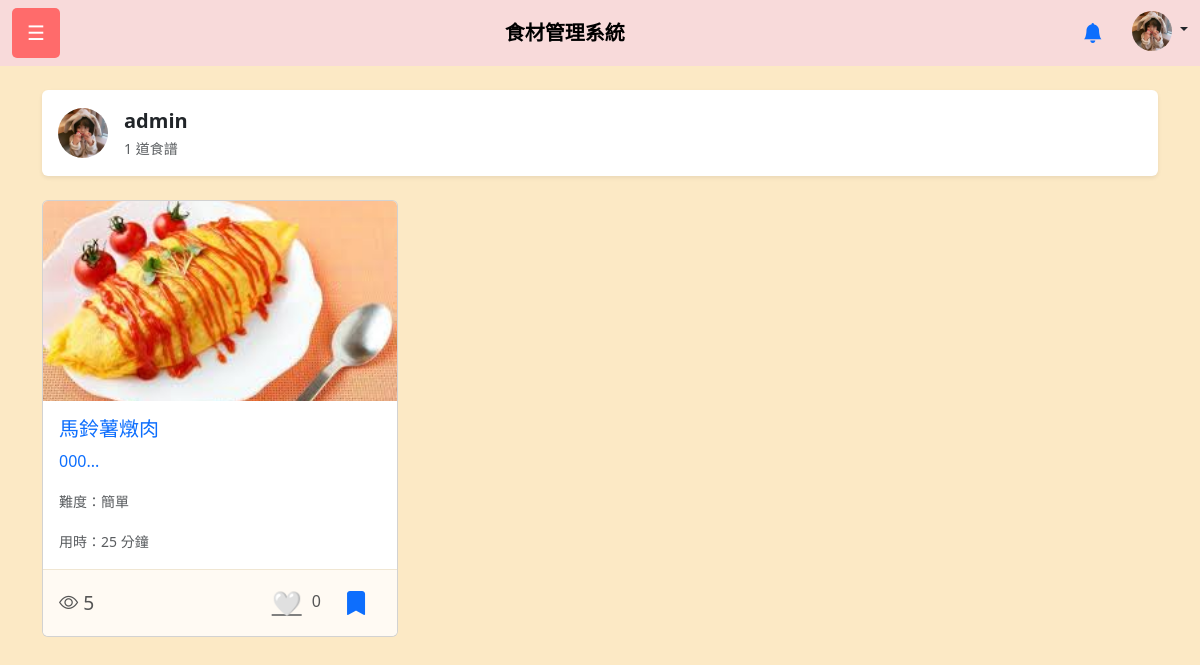
Page /user_profile.php?uid=1 (signed in) on the committed database.
### tables this page shows
CREATE TABLE `user` (
  `uId` int(11) NOT NULL,
  `uName` varchar(50) NOT NULL,
  `Password` varchar(255) NOT NULL,
  `Email` varchar(50) NOT NULL,
  `Language` varchar(50) DEFAULT NULL,
  `uImage` varchar(255) DEFAULT NULL
);

CREATE TABLE `recipe` (
  `RecipeId` int(11) NOT NULL,
  `rName` varchar(50) NOT NULL,
  `cooktime` int(11) DEFAULT NULL,
  `DifficultyLevel` varchar(20) DEFAULT NULL,
  `Description` text DEFAULT NULL,
  `uId` int(11) NOT NULL,
  `UploadDate` timestamp NOT NULL DEFAULT current_timestamp(),
  `CoverImage` varchar(255) DEFAULT NULL,
  `ViewCount` int(11) NOT NULL DEFAULT 0
);

### user_profile.php (the view, shortened to what this page needs)
<?php
$conn = new mysqli("localhost", "root", "", "foodmanager");
$authorId = $_GET['uid'] ?? 0;
$stmt = $conn->prepare("SELECT uName, uImage, (SELECT COUNT(*) FROM Recipe WHERE uId = ?) AS RecipeCount FROM user WHERE uId = ?");
$stmt->bind_param("ii", $authorId, $authorId);
$stmt->execute();
$stmt->bind_result($authorName, $authorImage, $authorRecipeCount);
$stmt = $conn->prepare("SELECT r.*, IFNULL(l.LikeCount, 0) AS LikeCount FROM Recipe r LEFT JOIN (SELECT RecipeId, COUNT(*) AS LikeCount FROM recipe_likes GROUP BY RecipeId) l ON r.RecipeId = l.RecipeId WHERE r.uId = ? ORDER BY r.UploadDate DESC");
$stmt->bind_param("i", $authorId);
$stmt->execute();
$result = $stmt->get_result();
$recipes = [];
while ($row = $result->fetch_assoc()) {
    $recipes[] = $row;
}
?>
<!DOCTYPE html>
<html lang="zh-Hant">
<head>
    <link rel="stylesheet" href="css/boot.css">
    <link href="https://cdn.jsdelivr.net/npm/bootstrap@5.3.0/dist/css/bootstrap.min.css" rel="stylesheet">
    <link rel="stylesheet" href="https://cdn.jsdelivr.net/npm/bootstrap-icons@1.10.5/font/bootstrap-icons.css">
</head>
<body>
    <?php include 'navbar.php'; ?>
    <div class="container mt-4">
        <div class="mt-4 p-3 bg-white rounded shadow-sm d-flex align-items-center">
            <img src="<?php echo htmlspecialchars($authorImage ?: 'img/user-placeholder.jpg'); ?>" class="rounded-circle me-3" alt="頭像" width="50" height="50">
            <div>
                <span class="fs-5 fw-semibold d-block"><?php echo htmlspecialchars($authorName); ?></span>
                <small class="text-muted"><?php echo $authorRecipeCount; ?> 道食譜</small>
            </div>
        </div>
        <div class="row mt-4">
            <?php if (empty($recipes)): ?>
                <p class="mt-3">目前沒有任何食譜。</p>
            <?php else: ?>
                <?php foreach ($recipes as $recipe): ?>
                    <?php
                    $liked = false;
                    $likeCount = isset($recipe['LikeCount']) ? (int)$recipe['LikeCount'] : 0;
                    if (isset($_SESSION['user_id'], $recipe['RecipeId']) && $conn) {
                        $uid = (int)$_SESSION['user_id'];
                        $rid = (int)$recipe['RecipeId'];
                        $stmt_like = $conn->prepare("SELECT 1 FROM recipe_likes WHERE RecipeId = ? AND UserId = ?");
                        if ($stmt_like) {
                            $stmt_like->bind_param("ii", $rid, $uid);
                            $stmt_like->execute();
                            $stmt_like->store_result();
                            $liked = $stmt_like->num_rows > 0;
                        }
                    }
                    ?>
                    <div class="col-md-4">
                        <div class="card mb-4">
                            <a href="recipe_detail.php?RecipeId=<?= $recipe['RecipeId']; ?>" class="text-decoration-none">
                                <img src="<?= $recipe['CoverImage'] ?: 'images/recipe-placeholder.jpg'; ?>" class="card-img-top" alt="封面" style="height:200px;object-fit:cover;">
                                <div class="card-body">
                                    <h5 class="card-title"><?= htmlspecialchars($recipe['rName']); ?></h5>
                                    <p class="card-text"><?= htmlspecialchars(mb_substr($recipe['Description'], 0, 50)) . '...'; ?></p>
                                    <p class="card-text">
                                        <small class="text-muted">難度：<?= htmlspecialchars($recipe['DifficultyLevel']); ?></small>
                                    </p>
                                    <p class="card-text">
                                        <small class="text-muted">用時：<?= $recipe['cooktime'] ? $recipe['cooktime'] . ' 分鐘' : '未指定'; ?></small>
                                    </p>
                                </div>
                            </a>
                            <div class="card-footer d-flex justify-content-between align-items-center" style="background-color: #fffaf3; border-top: 1px solid #f0e6d2;">
                                <div class="d-flex align-items-center" style="color: #555; font-size: 1.2rem;">
                                    <i class="bi bi-eye"></i>
                                    <span style="margin-left: 5px;"><?php echo htmlspecialchars($recipe['ViewCount'] ?? 0); ?></span>
                                </div>
                                <div class="d-flex align-items-center">
                                    <?php if (isset($_SESSION['user_id'])): ?>
                                        <form id="like-form-<?php echo $recipe['RecipeId']; ?>" action="toggle_like.php" method="POST" style="margin: 0;">
                                            <button type="submit" class="btn btn-link p-0" style="font-size: 1.5rem; color: <?php echo $liked ? 'red' : 'gray'; ?>;">
                                                <?php echo $liked ? '❤️' : '🤍'; ?>
                                            </button>
                                            <span style="margin-left: 5px; color: #555;"><?php echo $likeCount; ?></span>
                                        </form>
                                    <?php endif; ?>
                                    <form id="favorite-form-<?php echo $recipe['RecipeId']; ?>" action="toggle_favorite.php" method="POST" style="margin-left: 10px;">
                                        <button type="submit" class="btn btn-link favorite-btn" title="取消收藏">
                                            <i class="bi bi-bookmark-fill" style="color: #0d6efd; font-size: 1.5rem;"></i>
                                        </button>
                                    </form>
                                </div>
                            </div>
                        </div>
                    </div>
                <?php endforeach; ?>
            <?php endif; ?>
        </div>
    </div>
</body>
</html>

### navbar.php (shortened to what this page needs)
<?php
$conn = new mysqli("localhost", "root", "", "foodmanager");
$userImage = 'uploads/user-placeholder.jpg';
if (isset($_SESSION['user_id']) && isset($conn)) {
    $uId = $_SESSION['user_id'];
    $stmt = $conn->prepare("SELECT uImage FROM user WHERE uId = ?");
    if ($stmt) {
        $stmt->bind_param("i", $uId);
        $stmt->execute();
        $result = $stmt->get_result();
        if ($row = $result->fetch_assoc()) {
            $userImage = !empty($row['uImage']) ? $row['uImage'] : $userImage;
        }
    } else {
        error_log("Navbar prepare failed: " . $conn->error);
    }
}
?>
<nav class="navbar navbar-expand-lg">
    <div class="container-fluid">
        <button class="menu-btn me-3" data-bs-toggle="offcanvas" data-bs-target="#sidebar">☰</button>
        <a class="navbar-brand" href="index.php">食材管理系統</a>
        <div class="d-flex">
            <?php if (isset($_SESSION['user_id'])): ?>
                <div class="dropdown me-3">
                    <button class="btn btn-link position-relative" type="button" id="notificationDropdown" data-bs-toggle="dropdown" aria-expanded="false">
                        <i class="bi bi-bell-fill fs-5"></i>
                    </button>
                </div>
                <div class="dropdown">
                    <a class="nav-link dropdown-toggle" href="#" id="userDropdown" role="button" data-bs-toggle="dropdown" aria-expanded="false">
                        <img src="<?php echo htmlspecialchars($userImage); ?>" class="rounded-circle" alt="用戶頭像" width="40" height="40">
                    </a>
                </div>
            <?php else: ?>
                <button class="btn btn-outline-success" onclick="location.href='login.php'">登入</button>
            <?php endif; ?>
        </div>
    </div>
</nav>

### css/boot.css (style rules this page uses)
body { margin: 0; font-family: Arial, sans-serif; background-color: #fce9c5 !important; }
.navbar { background-color: #f8dada !important; }
.navbar-brand { font-weight: bold; }
.menu-btn { background: #ff6b6b; color: white; border: none; padding: 10px 15px; font-size: 20px; cursor: pointer; border-radius: 5px; transition: background 0.2s; }

### rows in the picture
user: uImage (picture), uName "admin"
recipe: CoverImage (picture), rName "馬鈴薯燉肉", Description "000", DifficultyLevel "簡單", cooktime "25", ViewCount "5", likeCount "0"

### other values in the picture
$authorRecipeCount "1"
